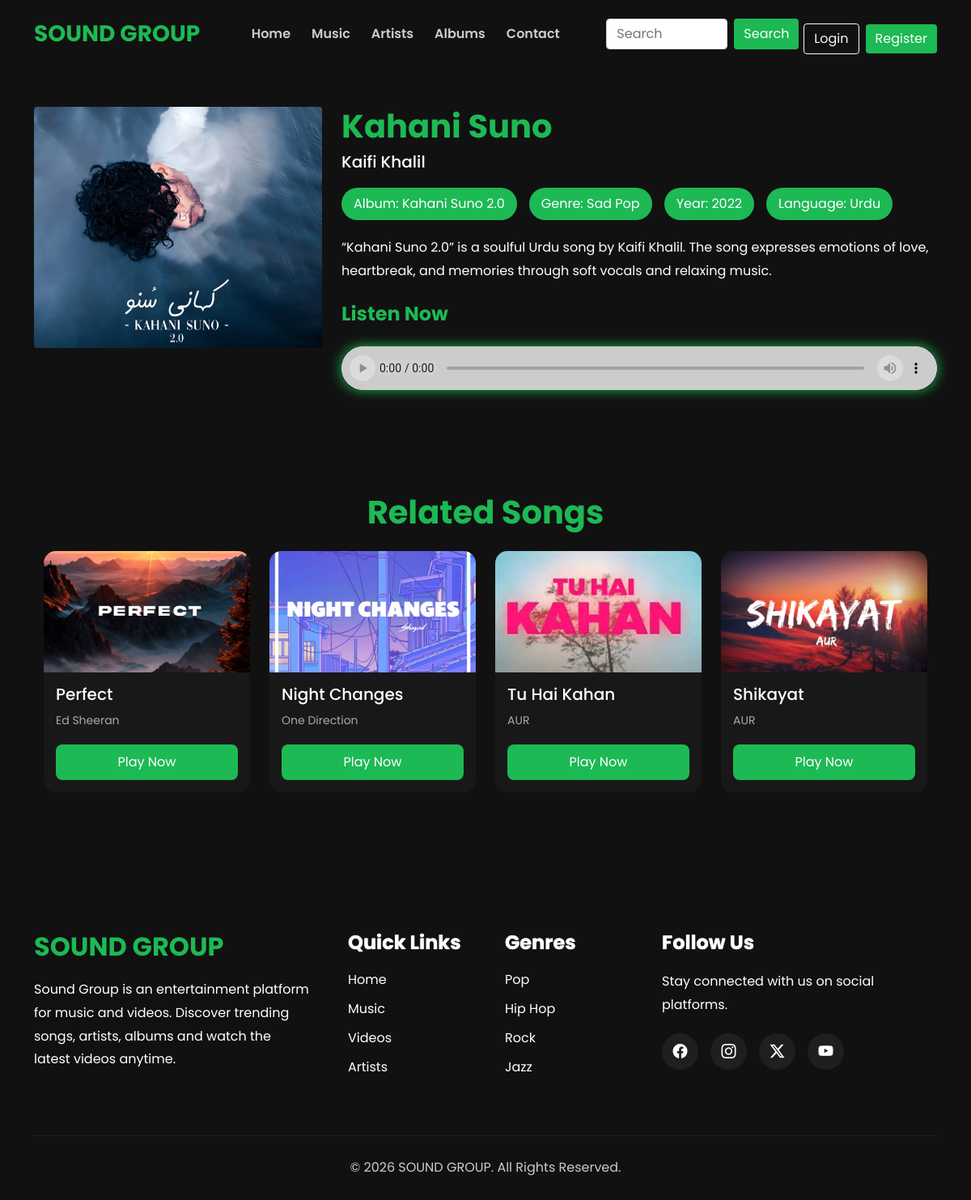
The app's page /music-details.php?id=5, older data.
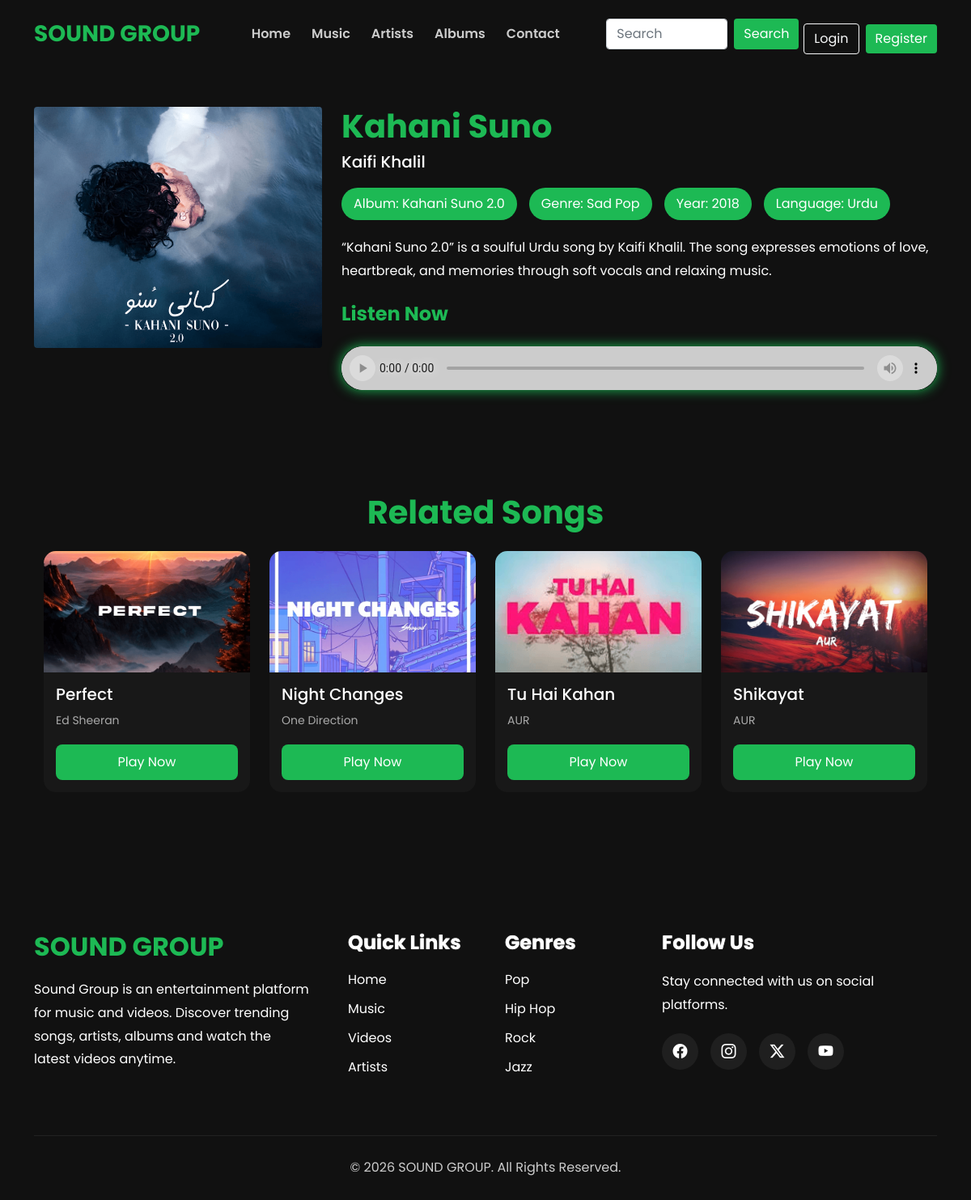
The same page, newer data.
### tables this page shows
CREATE TABLE `music` (
  `id` int(11) NOT NULL,
  `title` varchar(255) NOT NULL,
  `artist` varchar(255) NOT NULL,
  `album` varchar(255) NOT NULL,
  `genre` varchar(100) NOT NULL,
  `language` varchar(100) NOT NULL,
  `year` year(4) NOT NULL,
  `image` varchar(255) NOT NULL,
  `music_file` varchar(255) NOT NULL,
  `description` text DEFAULT NULL,
  `created_at` timestamp NOT NULL DEFAULT current_timestamp()
);

### music-details.php (the view, shortened to what this page needs)
<?php
include("./includes/header.php");
$id = $_GET['id'];
$get_music = mysqli_query(
    $connection,
    "SELECT * FROM music WHERE id = '$id'"
);
$music = mysqli_fetch_assoc($get_music);
$related_music = mysqli_query(
    $connection,
    "SELECT * FROM music
     WHERE id != '$id'
     ORDER BY RAND()
     LIMIT 4"
);
?>
<link rel="stylesheet" href="./music-details.css">
<body>
    <section class="container py-5">
        <section class="row">
            <section class="col-md-4">
                <img src="./uploads/images/<?php echo $music['image']; ?>" class="img-fluid rounded">
            </section>
            <section class="col-md-8">
                <h1>
                    <?php echo $music['title']; ?>
                </h1>
                <h5>
                    <?php echo $music['artist']; ?>
                </h5>
                <section class="music-meta">
                    <span>
                        Album:
                        <?php echo $music['album']; ?>
                    </span>
                    <span>
                        Genre:
                        <?php echo $music['genre']; ?>
                    </span>
                    <span>
                        Year:
                        <?php echo $music['year']; ?>
                    </span>
                    <span>
                        Language:
                        <?php echo $music['language']; ?>
                    </span>
                </section>
                <p>
                    <?php echo $music['description']; ?>
                </p>
                <h4 class="mt-4 mb-3">
                    Listen Now
                </h4>
                <audio controls class="w-100">
                    <source src="./uploads/music/<?php echo $music['music_file']; ?>">
                </audio>
            </section>
        </section>
        <section class="container related-songs">
            <h3 class="mt-5 text-center">
                Related Songs
            </h3>
            <section class="row mt-4">
                <?php while ($related = mysqli_fetch_assoc($related_music)) { ?>
                    <section class="col-lg-3 col-md-4 col-sm-6 mb-4">
                        <section class="related-card">
                            <img src="./uploads/images/<?php echo $related['image']; ?>" class="img-fluid">
                            <section class="related-content">
                                <h6>
                                    <?php echo $related['title']; ?>
                                </h6>
                                <p>
                                    <?php echo $related['artist']; ?>
                                </p>
                                <a href="music-details.php?id=<?php echo $related['id']; ?>" class="related-btn">
                                    Play Now
                                </a>
                            </section>
                        </section>
                    </section>
                <?php } ?>
            </section>
        </section>
    </section>
    <?php
    include("./includes/footer.php");
    ?>

### includes/header.php (shortened to what this page needs)
<!DOCTYPE html>
<html lang="en">
<head>
    <link href="https://cdn.jsdelivr.net/npm/bootstrap@5.0.2/dist/css/bootstrap.min.css" rel="stylesheet"
>
    <link rel="stylesheet"
        href="https://cdnjs.cloudflare.com/ajax/libs/bootstrap-icons/1.13.1/font/bootstrap-icons.min.css">
    <link rel="stylesheet" href="https://cdnjs.cloudflare.com/ajax/libs/font-awesome/6.5.2/css/all.min.css">
    <link rel="stylesheet" href="./css/style.css">
</head>
<body>
    <nav class="navbar navbar-expand-xl navbar-dark py-3 custom-navbar">
        <section class="container">
            <a class="navbar-brand" href="#">
                SOUND GROUP
            </a>
            <section class="collapse navbar-collapse" id="menu">
                <ul class="navbar-nav mx-auto">
                    <li class="nav-item">
                        <a href="index.php" class="nav-link">Home</a>
                    </li>
                    <li class="nav-item">
                        <a href="#" class="nav-link">Music</a>
                    </li>
                    <li class="nav-item">
                        <a href="./artist.php" class="nav-link">Artists</a>
                    </li>
                    <li class="nav-item">
                        <a href="#" class="nav-link">Albums</a>
                    </li>
                    <li class="nav-item">
                        <a href="./contact.php" class="nav-link">Contact</a>
                    </li>
                </ul>
                <form action="search.php" method="GET" class="d-flex me-4">
                    <input type="text" name="search" class="form-control me-2" placeholder="Search">
                    <button type="submit" class="btn btn-success">
                        Search
                    </button>
                </form>
                <section class="d-flex align-items-center gap-2 user-actions">
                    <?php if (isset($_SESSION['user_id'])) { ?>
                        <span class="text-white">
                            Welcome, <?php echo $_SESSION['user_name']; ?>
                        </span>
                        <a href="auth/logout.php" class="btn btn-success">
                            Logout
                        </a>
                    <?php } else { ?>
                        <a href="./auth/login.php" class="btn btn-outline-light">
                            Login
                        </a>
                        <a href="./auth/register.php" class="btn btn-success">
                            Register
                        </a>
                    <?php } ?>
                </section>
            </section>
        </section>
    </nav>

### includes/footer.php (shortened to what this page needs)
<footer class="footer-section">
    <section class="container">
        <section class="row g-5">
            <section class="col-lg-4">
                <section class="footer-about">
                    <h2>SOUND GROUP</h2>
                    <p>
                        Sound Group is an entertainment platform for music and videos.
                        Discover trending songs, artists, albums and watch the latest videos anytime.
                    </p>
                </section>
            </section>
            <section class="col-lg-2 col-md-4 col-sm-6">
                <section class="footer-links">
                    <h4>Quick Links</h4>
                    <ul>
                        <li>
                            <a href="index.php">Home</a>
                        </li>
                        <li>
                            <a href="#">Music</a>
                        </li>
                        <li>
                            <a href="#">Videos</a>
                        </li>
                        <li>
                            <a href="#">Artists</a>
                        </li>
                    </ul>
                </section>
            </section>
            <section class="col-lg-2 col-md-4 col-sm-6">
                <section class="footer-links">
                    <h4>Genres</h4>
                    <ul>
                        <li>
                            <a href="#">Pop</a>
                        </li>
                        <li>
                            <a href="#">Hip Hop</a>
                        </li>
                        <li>
                            <a href="#">Rock</a>
                        </li>
                        <li>
                            <a href="#">Jazz</a>
                        </li>
                    </ul>
                </section>
            </section>
            <section class="col-lg-4 col-md-4">
                <section class="footer-social">
                    <h4>Follow Us</h4>
                    <p>Stay connected with us on social platforms.</p>
                    <section class="social-icons">
                        <a href="#">
                            <i class="bi bi-facebook"></i>
                        </a>
                        <a href="#">
                            <i class="bi bi-instagram"></i>
                        </a>
                        <a href="#">
                            <i class="bi bi-twitter-x"></i>
                        </a>
                        <a href="#">
                            <i class="bi bi-youtube"></i>
                        </a>
                    </section>
                </section>
            </section>
        </section>
        <section class="footer-bottom">
            <p>© 2026 SOUND GROUP. All Rights Reserved.</p>
        </section>
    </section>
</footer>
</body>
</html>

### css/style.css (style rules this page uses)
* { margin: 0; padding: 0; box-sizing: border-box; font-family: var(--main-font-family); }
:root { --main-color: #1db954; --sec-color: #ccc; --text-color: #ffffff; --sec-text-color: #aaaaaa; --bg-color: #111111; --btn-hover-color: #18a349; --main-font-family: "Poppins"; }
body { background-color: var(--bg-color); }
.custom-navbar { background: var(--bg-color); }
.custom-navbar .navbar-brand { color: var(--main-color); font-size: 28px; font-weight: bolder; }
.navbar-nav .nav-item .nav-link { color: var(--sec-color); margin-right: 10px; font-weight: 600; transition: 0.3s; }
.navbar .form-control { width: 150px; }
.navbar form { width: 220px; }
.btn-success { background: var(--main-color); border: none; }
.footer-section { margin-top: 100px; }
.footer-about h2 { color: var(--main-color); font-size: 32px; font-weight: 700; margin-bottom: 20px; }
.footer-about p { color: var(--text-color); line-height: 1.8; }
.footer-links h4, .footer-social h4 { color: var(--text-color); margin-bottom: 20px; text-shadow: 0 0 1px var(--text-color); }
.footer-links ul { padding: 0; margin: 0; list-style: none; }
.footer-links ul li { margin-bottom: 12px; }
.footer-links ul li a { color: var(--text-color); text-decoration: none; transition: 0.3s; }
.footer-social p { color: var(--text-color); margin-bottom: 20px; }
.social-icons { display: flex; gap: 15px; }
.social-icons a { width: 45px; height: 45px; background-color: #1f1f1f; border-radius: 50%; display: flex; align-items: center; justify-content: center; text-decoration: none; transition: 0.3s; }
.social-icons a i { color: var(--text-color); font-size: 18px; }
.footer-bottom { border-top: 1px solid #222222; margin-top: 60px; padding: 25px 0; text-align: center; }
.footer-bottom p { color: var(--sec-color); margin: 0; }
@media screen and (max-width: 1200px) { .user-actions { margin-top: 12px; } }

### music-details.css (style rules this page uses)
* { margin: 0; padding: 0; box-sizing: border-box; font-family: var(--main-font-family); }
:root { --main-color: #1db954; --sec-color: #ccc; --text-color: #ffffff; --sec-text-color: #aaaaaa; --bg-color: #111111; --btn-hover-color: #18a349; --main-font-family: "Poppins"; }
h1 { color: var(--main-color); font-weight: bolder; }
h5 { color: var(--text-color); font-size: 20px; margin-bottom: 20px; }
.music-meta { display: flex; flex-wrap: wrap; gap: 15px; margin-bottom: 20px; }
.music-meta span { background: var(--main-color); color: var(--text-color); padding: 8px 15px; border-radius: 30px; }
p { color: var(--text-color); line-height: 1.8; }
audio { margin-top: 10px; box-shadow: 0 0 15px var(--main-color); border-radius: 25px; }
h4 { color: var(--main-color); font-weight: bold; }
.related-songs { margin-top: 120px; }
.related-songs h3 { color: var(--main-color); font-weight: 700; font-size: 40px; }
.related-card { background: #181818; border-radius: 15px; overflow: hidden; transition: 0.3s; height: 100%; }
.related-card img { width: 100%; height: 150px; object-fit: cover; }
.related-content { padding: 15px; }
.related-content h6 { color: var(--text-color); font-size: 20px; }
.related-content p { color: var(--sec-text-color); font-size: 14px; }
.related-btn { display: inline-block; width: 100%; text-align: center; background: var(--main-color); color: var(--text-color); text-decoration: none; padding: 10px; border-radius: 8px; }

Row changes from the older to the newer data that the page shows:
changed music "Kahani Suno": year "2022" → "2018"
